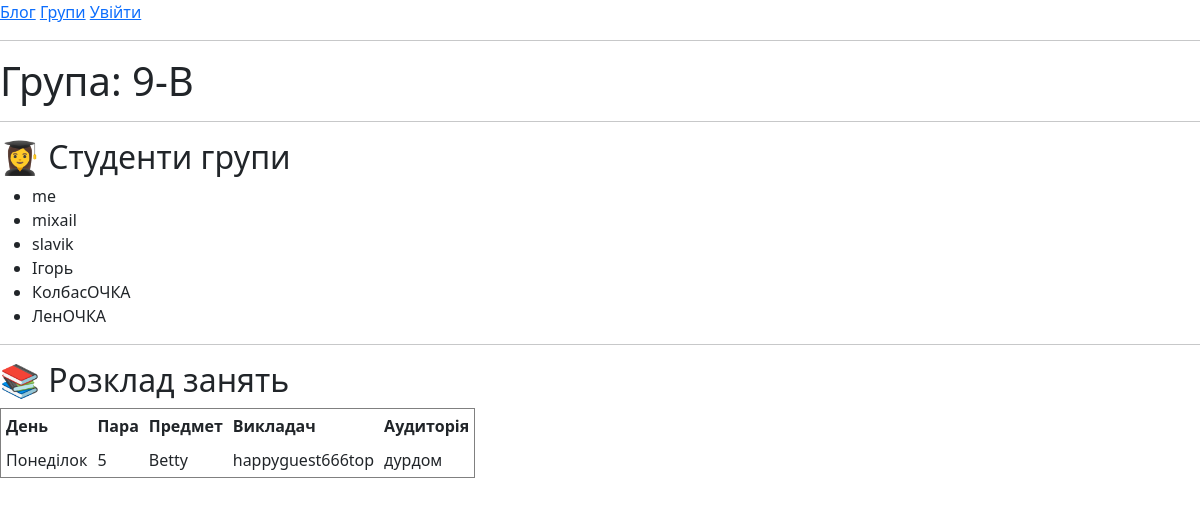
Before: /education/groups/1/ with the older database file.
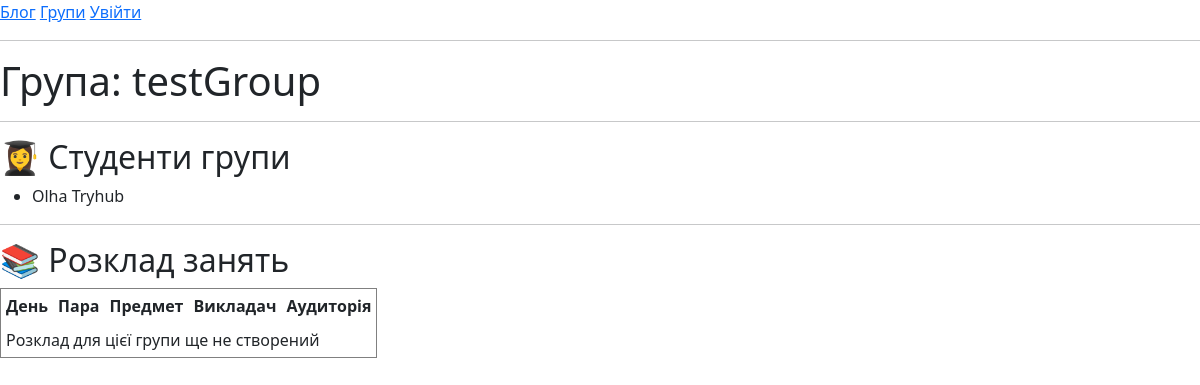
After: the same page with the newer database file.
### education/models.py (models this page shows, shortened)
class Group(models.Model):
    name = models.CharField(max_length=50)

class Student(models.Model):
    user = models.OneToOneField(User, on_delete=models.CASCADE)
    group = models.ForeignKey(Group, on_delete=models.SET_NULL, null=True)

class Lesson(models.Model):
    DAY_CHOICES = (
        (1, 'Понеділок'),
        (2, 'Вівторок'),
        (3, 'Середа'),
        (4, 'Четвер'),
        (5, 'Пʼятниця'),
    )
    group = models.ForeignKey(Group, on_delete=models.CASCADE)
    day = models.IntegerField(choices=DAY_CHOICES)
    lesson_number = models.IntegerField()  # 1–8
    subject = models.ForeignKey(Subject, on_delete=models.DO_NOTHING)
    teacher = models.ForeignKey(Teacher, on_delete=models.DO_NOTHING)
    classroom = models.ForeignKey(Classroom, on_delete=models.DO_NOTHING)
    class Meta:
        unique_together = ('group', 'day', 'lesson_number')

class Subject(models.Model):
    name = models.CharField(max_length=100)

class Teacher(models.Model):
    user = models.OneToOneField(User, on_delete=models.CASCADE)
    subjects = models.ManyToManyField(Subject)

class Classroom(models.Model):
    number = models.CharField(max_length=20)

### education/views.py (the view)
# urls.py: path("groups/<int:pk>/", GroupDetailView.as_view(), name="group"),
class GroupDetailView(DetailView):
    model = Group
    template_name = "education/group_detail.html"
    def get_context_data(self, **kwargs):
        context = super().get_context_data(**kwargs)
        group = self.object
        context["students"] = group.student_set.select_related("user")
        context["lessons"] = group.lesson_set.select_related(
            "subject", "teacher__user", "classroom"
        ).order_by("day", "lesson_number")
        return context

### templates/education/group_detail.html
{% extends "base.html" %}
{% block content %}
<h1>Група: {{ group.name }}</h1>
<hr>
<h2>👩‍🎓 Студенти групи</h2>
<ul>
    {% for student in students %}
        <li>{{ student.user.get_full_name|default:student.user.username }}</li>
    {% empty %}
        <li>У цій групі поки немає студентів</li>
    {% endfor %}
</ul>
<hr>
<h2>📚 Розклад занять</h2>
<table border="1" cellpadding="5">
    <tr>
        <th>День</th>
        <th>Пара</th>
        <th>Предмет</th>
        <th>Викладач</th>
        <th>Аудиторія</th>
    </tr>
    {% for lesson in lessons %}
    <tr>
        <td>{{ lesson.get_day_display }}</td>
        <td>{{ lesson.lesson_number }}</td>
        <td>{{ lesson.subject.name }}</td>
        <td>{{ lesson.teacher.user.get_full_name|default:lesson.teacher.user.username }}</td>
        <td>{{ lesson.classroom.number }}</td>
    </tr>
    {% empty %}
    <tr>
        <td colspan="5">Розклад для цієї групи ще не створений</td>
    </tr>
    {% endfor %}
</table>
{% endblock %}

### templates/base.html (shortened to what this page needs)
<!DOCTYPE html>
<html lang="uk">
<head>
    <link href="https://cdn.jsdelivr.net/npm/bootstrap@5.3.8/dist/css/bootstrap.min.css" rel="stylesheet">
</head>
<body>
<header>
    <nav>
        <a href="{% url 'blog:list' %}">Блог</a>
        <a href="{% url 'education:groups' %}">Групи</a>
        {% if user.is_authenticated %}
            <a href="{% url 'accounts:profile' user.profile.id %}">Профіль</a>
            {% if user.is_authenticated and user.group %}
                <a href="{% url 'education:schedule' user.group.id %}">Мій розклад</a>
            {% endif %}
            <form method="post" action="{% url 'logout' %}">
                {% csrf_token %}
                <button type="button" class="btn btn-outline-danger">Вийти</button>
            </form>
        {% else %}
            <a href="{% url 'login' %}">Увійти</a>
        {% endif %}
    </nav>
    <hr>
</header>
<main>
    {% block content %}{% endblock %}
</main>
</body>
</html>

Changed rows visible on the page:
removed Student: user.get_full_name "mixail"
removed Student: user.get_full_name "slavik"
removed Student: user.get_full_name "Ігорь"
removed Student: user.get_full_name "КолбасОЧКА"
removed Student: user.get_full_name "ЛенОЧКА"
removed Lesson: day "Понеділок", lesson_number "5", subject.name "Betty", teacher.user.get_full_name "happyguest666top", classroom.number "дурдом"
changed Group: name "9-B" → "testGroup"
changed Student: user.get_full_name "me" → "Olha Tryhub"
Other visible differences:
text now shown: "Розклад для цієї групи ще не створений"
